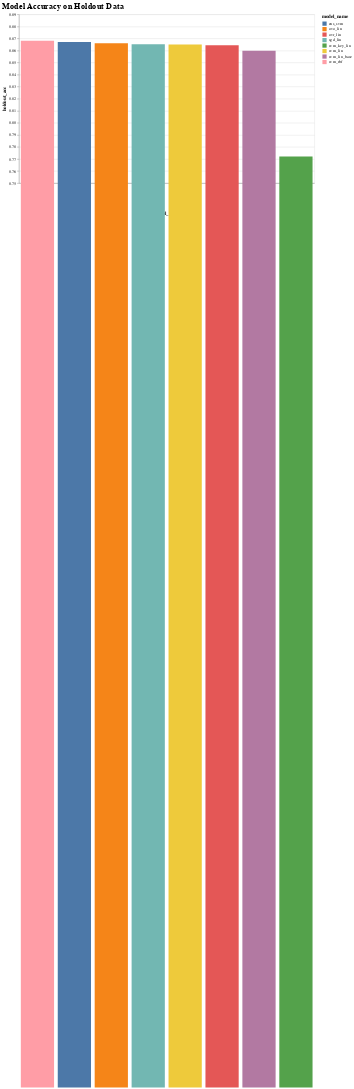

The notebook cell saved with this chart:
### Code cell
import altair as alt

alt.Chart(df_all).mark_bar().encode(
    x=alt.Y('model_name:N', sort='-y'),
    y=alt.Y('holdout_acc:Q',scale=alt.Scale(domain=[.75,.89])),
    color='model_name',
    tooltip=['model_name','holdout_acc']
).properties(width=700,height=400,title='Model Accuracy on Holdout Data').configure_title(fontSize=20,anchor='start')

### Figure 1 — Vega-Lite specification as saved in the notebook (floating-point values rounded to 4 significant figures)
{"config": {"view": {"continuousWidth": 400, "continuousHeight": 300}, "title": {"anchor": "start", "fontSize": 20}}, "data": {"name": "data-7e7cdc4334f13c169cd213dcbb1e5f38"}, "mark": "bar", "encoding": {"color": {"type": "nominal", "field": "model_name"}, "tooltip": [{"type": "nominal", "field": "model_name"}, {"type": "quantitative", "field": "holdout_acc"}], "x": {"type": "nominal", "field": "model_name", "sort": "-y"}, "y": {"type": "quantitative", "field": "holdout_acc", "scale": {"domain": [0.75, 0.89]}}}, "height": 400, "title": "Model Accuracy on Holdout Data", "width": 700, "$schema": "https://vega.github.io/schema/vega-lite/v4.8.1.json", "datasets": {"data-7e7cdc4334f13c169cd213dcbb1e5f38": [{"model_name": "svm_rbf", "holdout_acc": 0.8682, "holdout_precision": 0.8693, "holdout tpr/recall": 0.8682, "holdout F1 Score": 0.8685, "sx_acc": 0.994, "dr_acc": 0.9441, "ed_acc": 0.8634, "sp_acc": 0.8605, "mk_acc": 0.7942, "os_acc": 0.7979, "fp_sx": 6, "fp_dr": 2}, {"model_name": "svm_lin", "holdout_acc": 0.8649, "holdout_precision": 0.8665, "holdout tpr/recall": 0.8649, "holdout F1 Score": 0.8652, "sx_acc": 0.9925, "dr_acc": 0.965, "ed_acc": 0.8711, "sp_acc": 0.8372, "mk_acc": 0.8009, "os_acc": 0.7795, "fp_sx": 4, "fp_dr": 7}, {"model_name": "sgd_lin", "holdout_acc": 0.8653, "holdout_precision": 0.865, "holdout tpr/recall": 0.8653, "holdout F1 Score": 0.8649, "sx_acc": 0.994, "dr_acc": 0.972, "ed_acc": 0.8686, "sp_acc": 0.8915, "mk_acc": 0.7627, "os_acc": 0.7979, "fp_sx": 10, "fp_dr": 6}, {"model_name": "ovo_lin", "holdout_acc": 0.866, "holdout_precision": 0.8687, "holdout tpr/recall": 0.866, "holdout F1 Score": 0.8669, "sx_acc": 0.9895, "dr_acc": 0.9301, "ed_acc": 0.8711, "sp_acc": 0.8411, "mk_acc": 0.8043, "os_acc": 0.7948, "fp_sx": 1, "fp_dr": 1}, {"model_name": "ovr_lin", "holdout_acc": 0.8644, "holdout_precision": 0.8644, "holdout tpr/recall": 0.8644, "holdout F1 Score": 0.8642, "sx_acc": 0.9925, "dr_acc": 0.9371, "ed_acc": 0.8763, "sp_acc": 0.8915, "mk_acc": 0.7649, "os_acc": 0.8009, "fp_sx": 4, "fp_dr": 4}, {"model_name": "ens_svm", "holdout_acc": 0.867, "holdout_precision": 0.8678, "holdout tpr/recall": 0.867, "holdout F1 Score": 0.8671, "sx_acc": 0.9925, "dr_acc": 0.9091, "ed_acc": 0.8737, "sp_acc": 0.8643, "mk_acc": 0.7739, "os_acc": 0.807, "fp_sx": 3, "fp_dr": 1}, {"model_name": "svm_lin_base", "holdout_acc": 0.8598, "holdout_precision": 0.8609, "holdout tpr/recall": 0.8598, "holdout F1 Score": 0.86, "sx_acc": 0.994, "dr_acc": 0.951, "ed_acc": 0.8505, "sp_acc": 0.8798, "mk_acc": 0.7897, "os_acc": 0.7703, "fp_sx": 12, "fp_dr": 9}, {"model_name": "svm_key_lin", "holdout_acc": 0.772, "holdout_precision": 0.7715, "holdout tpr/recall": 0.772, "holdout F1 Score": 0.7705, "sx_acc": 0.9805, "dr_acc": 0.9091, "ed_acc": 0.7242, "sp_acc": 0.6977, "mk_acc": 0.6659, "os_acc": 0.6432, "fp_sx": 30, "fp_dr": 24}]}}
